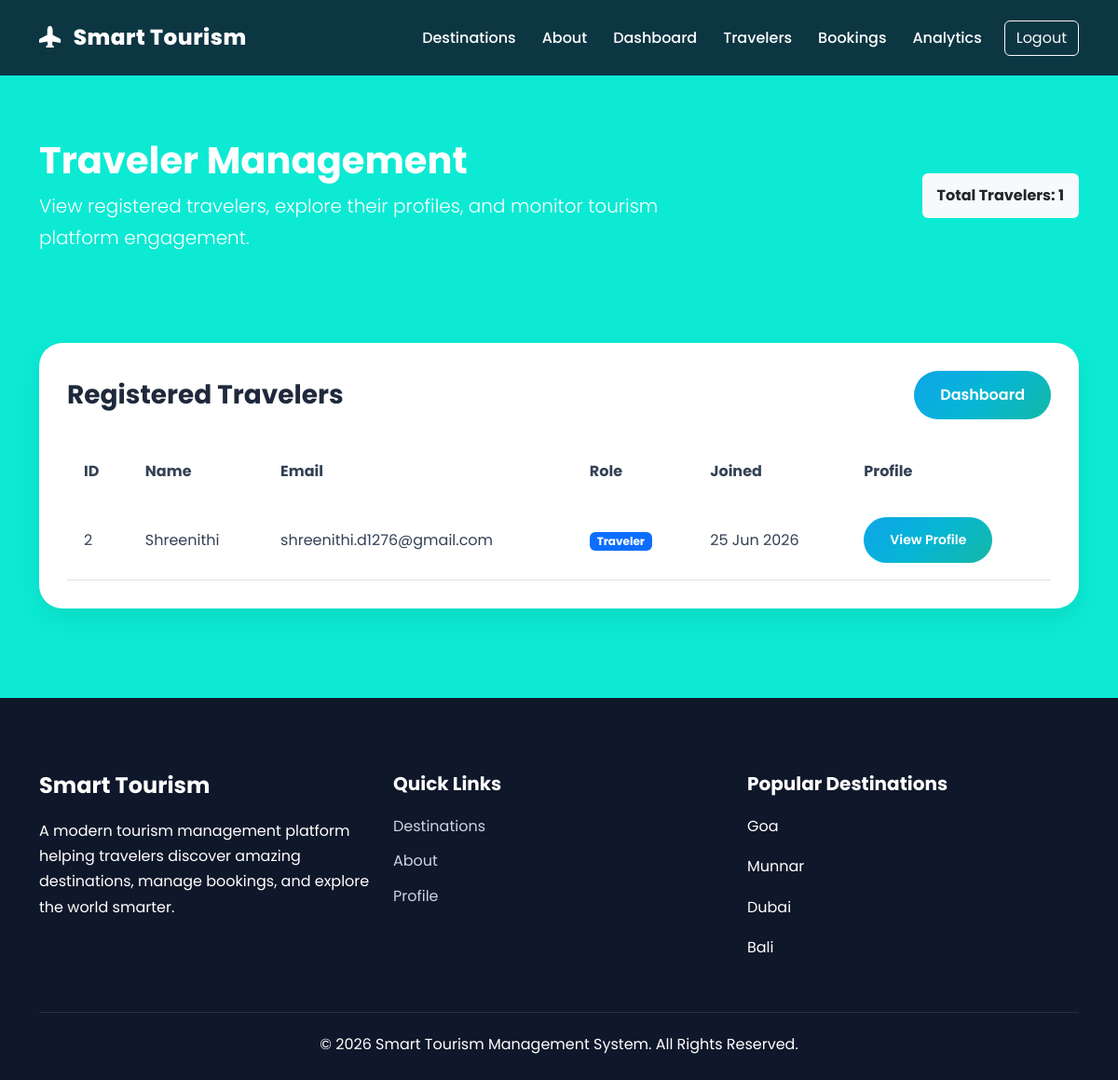
Page /travelers (signed in) on the committed database.
### database.py (models this page shows, shortened)
class User(db.Model):
    __tablename__ = "users"
    id = db.Column(db.Integer, primary_key=True)
    name = db.Column(db.String(150), nullable=False)
    email = db.Column(db.String(150), unique=True, nullable=False)
    password = db.Column(db.String(255), nullable=False)
    role = db.Column(
        db.String(20),
        nullable=False,
        default="traveler"
    )
    created_at = db.Column(
        db.DateTime,
        default=datetime.utcnow
    )
    bookings = db.relationship(
        "Booking",
        backref="user",
        lazy=True,
        cascade="all, delete-orphan"
    )
    favorites = db.relationship(
        "Favorite",
        backref="user",
        lazy=True,
        cascade="all, delete-orphan"
    )

### app.py (the view)
@app.route("/travelers")
@admin_required
def travelers():
    traveler_list = User.query.filter_by(
        role="traveler"
    ).all()
    return render_template(
        "travelers.html",
        travelers=traveler_list
    )

### app.py (called while the page is built, shortened)
def admin_required(f):
    @wraps(f)
    def decorated_function(*args, **kwargs):
        return f(*args, **kwargs)
    return decorated_function

def current_user():
    if "user_id" not in session:
        return None
    return User.query.get(
        session["user_id"]
    )

@app.context_processor
def inject_user():
    return {
        "current_user": current_user(),
        "session": session
    }

### templates/travelers.html (shortened to what this page needs)
{% extends "base.html" %}
{% block content %}
<section class="py-5 bg-gradient-tourism text-white">
    <div class="container">
        <div class="row align-items-center">
            <div class="col-lg-8">
                <h1 class="fw-bold">
                    Traveler Management
                </h1>
                <p class="lead mb-0">
                    View registered travelers, explore their profiles,
                    and monitor tourism platform engagement.
                </p>
            </div>
            <div class="col-lg-4 text-lg-end mt-3 mt-lg-0">
                <span class="badge bg-light text-dark p-3 fs-6">
                    Total Travelers: {{ travelers|length }}
                </span>
            </div>
        </div>
    </div>
</section>
<section class="py-5">
    <div class="container">
        <div class="table-container">
            <div class="d-flex justify-content-between align-items-center mb-4">
                <h3 class="fw-bold mb-0">
                    Registered Travelers
                </h3>
                <a href="{{ url_for('admin_dashboard') }}"
                   class="btn btn-tourism">
                    Dashboard
                </a>
            </div>
            <div class="table-responsive">
                <table class="table table-hover align-middle">
                    <thead>
                        <tr>
                            <th>ID</th>
                            <th>Name</th>
                            <th>Email</th>
                            <th>Role</th>
                            <th>Joined</th>
                            <th>Profile</th>
                        </tr>
                    </thead>
                    <tbody>
                        {% for traveler in travelers %}
                        <tr>
                            <td>
                                {{ traveler.id }}
                            </td>
                            <td>
                                {{ traveler.name }}
                            </td>
                            <td>
                                {{ traveler.email }}
                            </td>
                            <td>
                                {% if traveler.role == "admin" %}
                                <span class="badge bg-danger">
                                    Admin
                                </span>
                                {% else %}
                                <span class="badge bg-primary">
                                    Traveler
                                </span>
                                {% endif %}
                            </td>
                            <td>
                                {{ traveler.created_at.strftime('%d %b %Y') if traveler.created_at else '-' }}
                            </td>
                            <td>
                                <a href="{{ url_for('traveler_profile', user_id=traveler.id) }}"
                                   class="btn btn-sm btn-tourism">
                                    View Profile
                                </a>
                            </td>
                        </tr>
                        {% endfor %}
                    </tbody>
                </table>
            </div>
        </div>
    </div>
</section>
{% endblock %}

### static/css/style.css (style rules this page uses)
:root { --primary:#0ea5e9; --secondary:#06b6d4; --accent:#14b8a6; --success:#10b981; --warning:#f59e0b; --danger:#ef4444; --dark:#0f172a; --dark-2:#1e293b; --gray:#64748b; --light:#f8fafc; --white:#ffffff; --gradient-primary: linear-gradient( 135deg, #0ea5e9, #06b6d4, #14b8a6 ); --gradient-hero: linear-gradient( 135deg, rgba(14,165,233,.85), rgba(6,182,212,.85) ); --shadow-sm: 0 10px 25px rgba(0,0,0,.08); --shadow-md: 0 20px 40px rgba(0,0,0,.12); --shadow-lg: 0 30px 60px rgba(0,0,0,.18); --radius:24px; }
* { margin:0; padding:0; box-sizing:border-box; }
html { scroll-behavior:smooth; }
body { font-family:'Poppins',sans-serif; background:#0cead4; color:#cdd5e1; overflow-x:hidden; line-height:1.7; }
a { text-decoration:none; }
.btn-tourism { background:var(--gradient-primary); color:white !important; border:none; padding:14px 28px; border-radius:50px; font-weight:600; transition:.35s; }
.analytics-box, .profile-card, .form-container, .table-container, .details-card, .feature-box { background:white; border:none; border-radius:25px; box-shadow:var(--shadow-sm); padding:30px; transition:.35s ease; }
.table-container { overflow-x:auto; }
.table { margin-bottom:0; }
.table thead { background:#f8fafc; }
.table th { color:#0f172a; font-weight:700; border:none; padding:18px; }
.table td { color:#334155; padding:18px; vertical-align:middle; }
.table tbody tr { transition:.3s; }
.card, .destination-card, .favorite-card, .analytics-box, .profile-card, .form-container, .table-container, .details-card, .feature-box, .booking-box { color:#1e293b !important; }
.table td, .table th { color:#334155 !important; }

### rows in the picture
User: id "2", name "Shreenithi", email "shreenithi.d1276@gmail.com", role "Traveler", created_at "25 Jun 2026"

### other values in the picture
{{ travelers|length }} "1"
